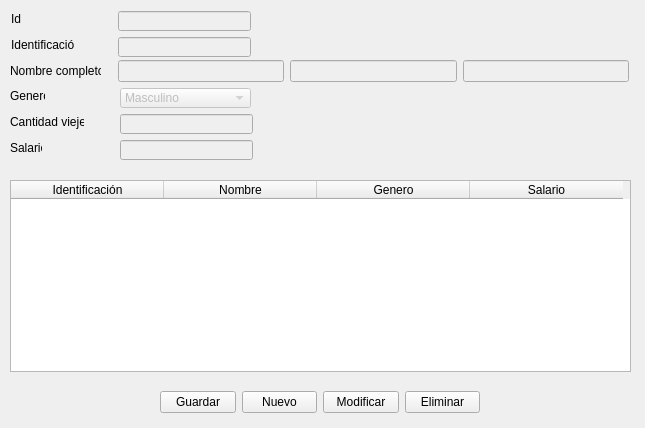
<?xml version="1.0" encoding="UTF-8"?>
<ui version="4.0">
 <class>frmClientes</class>
 <widget class="QWidget" name="frmClientes">
  <property name="geometry">
   <rect>
    <x>0</x>
    <y>0</y>
    <width>645</width>
    <height>428</height>
   </rect>
  </property>
  <property name="windowTitle">
   <string>Gestión de clientes</string>
  </property>
  <widget class="QLineEdit" name="txtId">
   <property name="enabled">
    <bool>false</bool>
   </property>
   <property name="geometry">
    <rect>
     <x>118</x>
     <y>11</y>
     <width>133</width>
     <height>20</height>
    </rect>
   </property>
   <property name="alignment">
    <set>Qt::AlignCenter</set>
   </property>
   <property name="readOnly">
    <bool>false</bool>
   </property>
  </widget>
  <widget class="QLabel" name="label">
   <property name="geometry">
    <rect>
     <x>11</x>
     <y>11</y>
     <width>16</width>
     <height>16</height>
    </rect>
   </property>
   <property name="text">
    <string>Id</string>
   </property>
  </widget>
  <widget class="QLineEdit" name="txtIdentificacion">
   <property name="enabled">
    <bool>false</bool>
   </property>
   <property name="geometry">
    <rect>
     <x>118</x>
     <y>37</y>
     <width>133</width>
     <height>20</height>
    </rect>
   </property>
   <property name="alignment">
    <set>Qt::AlignCenter</set>
   </property>
   <property name="readOnly">
    <bool>false</bool>
   </property>
  </widget>
  <widget class="QComboBox" name="cmbGenero">
   <property name="enabled">
    <bool>false</bool>
   </property>
   <property name="geometry">
    <rect>
     <x>120</x>
     <y>88</y>
     <width>131</width>
     <height>20</height>
    </rect>
   </property>
   <item>
    <property name="text">
     <string>Masculino</string>
    </property>
   </item>
   <item>
    <property name="text">
     <string>Femenino</string>
    </property>
   </item>
  </widget>
  <widget class="QLineEdit" name="txtCantViajes">
   <property name="enabled">
    <bool>false</bool>
   </property>
   <property name="geometry">
    <rect>
     <x>120</x>
     <y>114</y>
     <width>133</width>
     <height>20</height>
    </rect>
   </property>
   <property name="alignment">
    <set>Qt::AlignRight|Qt::AlignTrailing|Qt::AlignVCenter</set>
   </property>
   <property name="readOnly">
    <bool>false</bool>
   </property>
  </widget>
  <widget class="QLineEdit" name="txtSalario">
   <property name="enabled">
    <bool>false</bool>
   </property>
   <property name="geometry">
    <rect>
     <x>120</x>
     <y>140</y>
     <width>133</width>
     <height>20</height>
    </rect>
   </property>
   <property name="alignment">
    <set>Qt::AlignRight|Qt::AlignTrailing|Qt::AlignVCenter</set>
   </property>
   <property name="readOnly">
    <bool>false</bool>
   </property>
  </widget>
  <widget class="QLabel" name="label_2">
   <property name="geometry">
    <rect>
     <x>11</x>
     <y>37</y>
     <width>64</width>
     <height>16</height>
    </rect>
   </property>
   <property name="text">
    <string>Identificación</string>
   </property>
  </widget>
  <widget class="QLabel" name="label_3">
   <property name="geometry">
    <rect>
     <x>10</x>
     <y>63</y>
     <width>91</width>
     <height>16</height>
    </rect>
   </property>
   <property name="text">
    <string>Nombre completo</string>
   </property>
  </widget>
  <widget class="QLabel" name="label_6">
   <property name="geometry">
    <rect>
     <x>10</x>
     <y>88</y>
     <width>35</width>
     <height>16</height>
    </rect>
   </property>
   <property name="text">
    <string>Genero</string>
   </property>
  </widget>
  <widget class="QLabel" name="label_7">
   <property name="geometry">
    <rect>
     <x>10</x>
     <y>114</y>
     <width>74</width>
     <height>16</height>
    </rect>
   </property>
   <property name="text">
    <string>Cantidad viejes</string>
   </property>
  </widget>
  <widget class="QLabel" name="label_8">
   <property name="geometry">
    <rect>
     <x>10</x>
     <y>140</y>
     <width>32</width>
     <height>16</height>
    </rect>
   </property>
   <property name="text">
    <string>Salario</string>
   </property>
  </widget>
  <widget class="QTableWidget" name="tblClientes">
   <property name="geometry">
    <rect>
     <x>10</x>
     <y>180</y>
     <width>621</width>
     <height>192</height>
    </rect>
   </property>
   <property name="selectionMode">
    <enum>QAbstractItemView::SingleSelection</enum>
   </property>
   <property name="selectionBehavior">
    <enum>QAbstractItemView::SelectRows</enum>
   </property>
   <attribute name="horizontalHeaderVisible">
    <bool>true</bool>
   </attribute>
   <attribute name="horizontalHeaderCascadingSectionResizes">
    <bool>false</bool>
   </attribute>
   <attribute name="horizontalHeaderDefaultSectionSize">
    <number>153</number>
   </attribute>
   <column>
    <property name="text">
     <string>Identificación</string>
    </property>
   </column>
   <column>
    <property name="text">
     <string>Nombre</string>
    </property>
   </column>
   <column>
    <property name="text">
     <string>Genero</string>
    </property>
   </column>
   <column>
    <property name="text">
     <string>Salario</string>
    </property>
   </column>
  </widget>
  <widget class="QWidget" name="layoutWidget">
   <property name="geometry">
    <rect>
     <x>118</x>
     <y>60</y>
     <width>511</width>
     <height>22</height>
    </rect>
   </property>
   <layout class="QHBoxLayout" name="horizontalLayout">
    <item>
     <widget class="QLineEdit" name="txtnombre">
      <property name="enabled">
       <bool>false</bool>
      </property>
      <property name="readOnly">
       <bool>false</bool>
      </property>
     </widget>
    </item>
    <item>
     <widget class="QLineEdit" name="txtape1">
      <property name="enabled">
       <bool>false</bool>
      </property>
      <property name="readOnly">
       <bool>false</bool>
      </property>
     </widget>
    </item>
    <item>
     <widget class="QLineEdit" name="txtape2">
      <property name="enabled">
       <bool>false</bool>
      </property>
      <property name="readOnly">
       <bool>false</bool>
      </property>
     </widget>
    </item>
   </layout>
  </widget>
  <widget class="QWidget" name="">
   <property name="geometry">
    <rect>
     <x>160</x>
     <y>390</y>
     <width>320</width>
     <height>25</height>
    </rect>
   </property>
   <layout class="QHBoxLayout" name="horizontalLayout_2">
    <item>
     <widget class="QPushButton" name="btnGuardar">
      <property name="text">
       <string>Guardar</string>
      </property>
     </widget>
    </item>
    <item>
     <widget class="QPushButton" name="btnNuevo">
      <property name="text">
       <string>Nuevo</string>
      </property>
     </widget>
    </item>
    <item>
     <widget class="QPushButton" name="btnModificar">
      <property name="text">
       <string>Modificar</string>
      </property>
     </widget>
    </item>
    <item>
     <widget class="QPushButton" name="btnEliminar">
      <property name="text">
       <string>Eliminar</string>
      </property>
     </widget>
    </item>
   </layout>
  </widget>
 </widget>
 <resources/>
 <connections/>
</ui>
